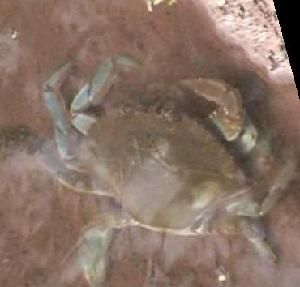
#> input picture 04ImgClassifier/caltech101/101_ObjectCategories/crab/image_0016.jpg, 300 x 287 px, found by its file name
$ python 02avr_hash_search.py
#> lines starting #> are read from the running program, lines starting #| are printed output that depends on the picture
from PIL import Image
import numpy as np
import os, re

# 이미지 저장 경로
search_dir = './caltech101/101_ObjectCategories'
# Avearge Hash 값을 저장한 캐시 파일을 저장 경로
cache_dir = './caltech101/cache_avhash'
# 캐시 디렉토리가 없으면 생성
if not os.path.exists(cache_dir):
    os.mkdir(cache_dir)

# 이미지 데이터를 Average Hash로 변환
def average_hash(fname, size=16):
    fname2 = fname[len(search_dir):]
    # 경로의 구분자를 변경
    fname2 = fname2.replace('\\', '/')
    # 캐시파일 경로 생성(파일명의 경로를 통해 생성함)
    cache_file = cache_dir + '/' + fname2.replace('/', '_') + '.csv'

    # 캐시 파일이 없을 경우 Average Hash 생성
    if not os.path.exists(cache_file):
        img = Image.open(fname)
        img = img.convert('L').resize((size, size), Image.Resampling.LANCZOS)
        pixels = np.array(img.getdata()).reshape((size, size))
        avg = pixels.mean()
        px = 1 * (pixels > avg)
        # Average Hash로 변환된 데이터를 CSV파일로 저장한다.
        np.savetxt(cache_file, px, fmt='%.0f', delimiter=',')
    else:
        # 캐시 파일이 존재하면 데이터를 읽어 Numpy배열로 로드한다.
        px = np.loadtxt(cache_file, delimiter=',')
    return px

# 해밍 거리 계산
def hamming_dist(a, b):
    # 2개의 해시값을 받은 후 1차원배열로 변환
    aa = a.reshape(1, -1)
    ab = b.reshape(1, -1)
    # 서로 다른 원소의 개수를 합산하여 해밍거리 계산
    dist = (aa != ab).sum()
    return dist

# 주어진 디렉토리 경로에섯 하위 디렉토리를 포함한 모든 파일을 순회
def enum_all_files(path):
    # 디렉토리 내의 모든 파일 검색
    for root, dirs, files in os.walk(path):
        for f in files:
            # 파일명을 얻어온 후
            fname = os.path.join(root, f)
            # 해당 확장자만 파일명을 반환
            if re.search(r'\.(jpg|jpeg|png)$', fname):
                yield fname

# 이미지 찾기
def find_image(fname, rate):
    src = average_hash(fname)
    # 검색 대상의 디렉토리의 모든 파일을 비교
    for fname in enum_all_files(search_dir):
        fname2 = fname.replace('\\', '/')
        dst = average_hash(fname2)
        # 두 이미지간 해밍거리 계산 후 256으로 나눠서 유사도 계산
        diff_r = hamming_dist(src, dst) / 256
        # 유사도가 주어진 기준(rate) 이하인 경우 결과 반환
        if diff_r < rate:
            yield diff_r, fname2

# 검색할 기준 이미지 경로 설정
srcfile = search_dir + "/chair/image_0016.jpg"
html = ""
# 유사한 이미지 검색(rate : 0.25)
sim = list(find_image(srcfile, 0.25))
#> in average_hash, img is the input picture: PIL image 300x287 RGB; mean R, G, B 136.2, 114.2, 101.3
#> in average_hash, `img = img.convert('L').resize((size, size), Image.Resampling.LANCZOS)`:
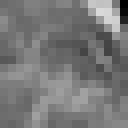
#> img: PIL image 16x16 L (shown 8 times larger); min 0, max 217, mean 119.5
#> in average_hash, `avg = pixels.mean()`: avg = 119.5
#> call 2 of average_hash, with size = 16
#> in average_hash (call 2), `fname2 = fname[len(search_dir):]`: fname2 = '/BACKGROUND_Google/image_0110.jpg'
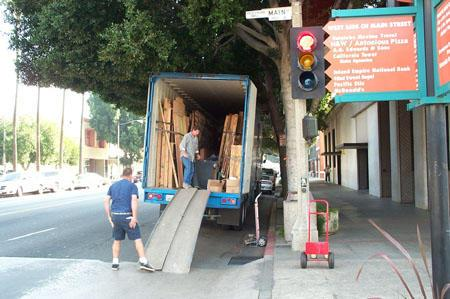
#> input picture 04ImgClassifier/caltech101/101_ObjectCategories/BACKGROUND_Google/image_0110.jpg, 450 x 299 px
#> in average_hash, img is the input picture: PIL image 450x299 RGB; mean R, G, B 138.4, 140, 133.4
#> in average_hash (call 2), `img = img.convert('L').resize((size, size), Image.Resampling.LANCZOS)`:
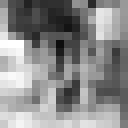
#> img: PIL image 16x16 L (shown 8 times larger); min 12, max 255, mean 138.7
#> in average_hash (call 2), `avg = pixels.mean()`: avg = 138.7
#> in hamming_dist, `dist = (aa != ab).sum()`: dist = 104
#> call 3 of average_hash, with size = 16
#> in average_hash (call 3), `fname2 = fname[len(search_dir):]`: fname2 = '/Faces/image_0009.jpg'
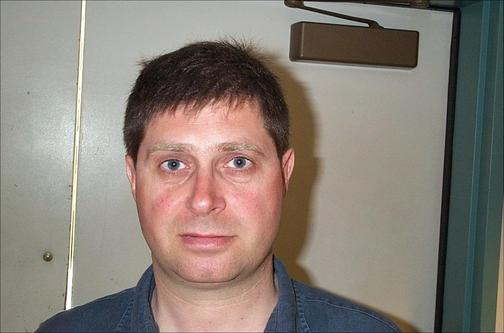
#> input picture 04ImgClassifier/caltech101/101_ObjectCategories/Faces/image_0009.jpg, 504 x 333 px
#> in average_hash, img is the input picture: PIL image 504x333 RGB; mean R, G, B 136.3, 126.9, 118.7
#> in average_hash (call 3), `img = img.convert('L').resize((size, size), Image.Resampling.LANCZOS)`:
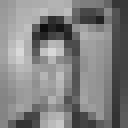
#> img: PIL image 16x16 L (shown 8 times larger); min 13, max 217, mean 129
#> in average_hash (call 3), `avg = pixels.mean()`: avg = 129
#> sim = 1 item
sim = sorted(sim, key=lambda x:x[0])
for r, f in sim:
    print(r, ">", f)
    f2 = "." + f
    s = '<div style="float:left;"><h3>[ 차이 :' + str(r) + '-' + \
        os.path.basename(f) + ']</h3>'+ \
        '<p><a href="' + f2 + '"><img src="' + f2 + '">'+ \
        '</a></p></div>'
    html += s
#> this loop made 1 pass
#> r on pass 1: 0
#| 0.0 > ./caltech101/101_ObjectCategories/crab/image_0016.jpg

# HTML로 출력하기
html = """<html><head><meta charset="utf8"></head>
<body><h3>원래 이미지</h3><p>
<img src='{0}'></p>{1}
</body></html>""".format("."+srcfile, html)
# 결과를 HTML 파일로 저장하기
with open("./saveFiles/avhash-search-output.html", "w", encoding="utf-8") as f:
    f.write(html)
print("HTML 저장 Ok")
